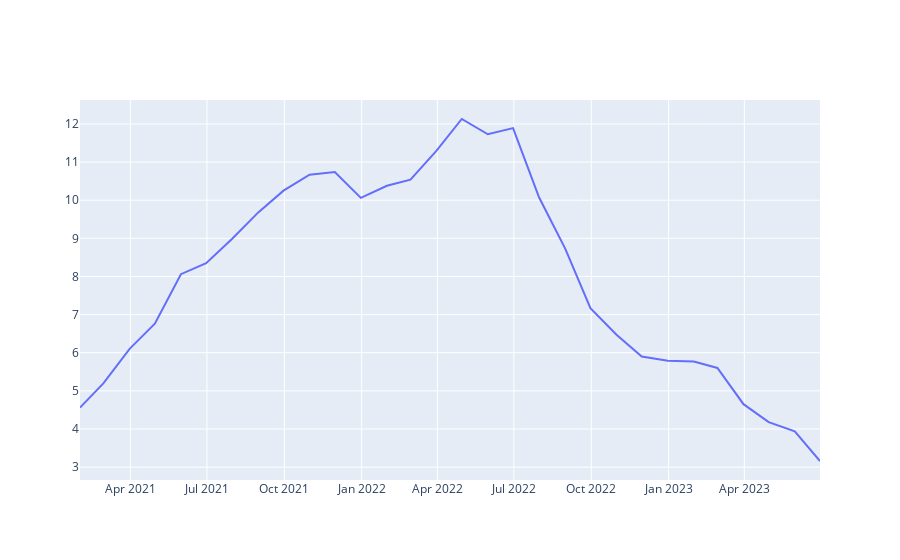

Write notebook code for a chart like this one.
### Code cell
fig = go.Figure()
fig.add_trace(go.Scatter(name='ipca', x=ipca.index, y=ipca.Value))
fig.show()
